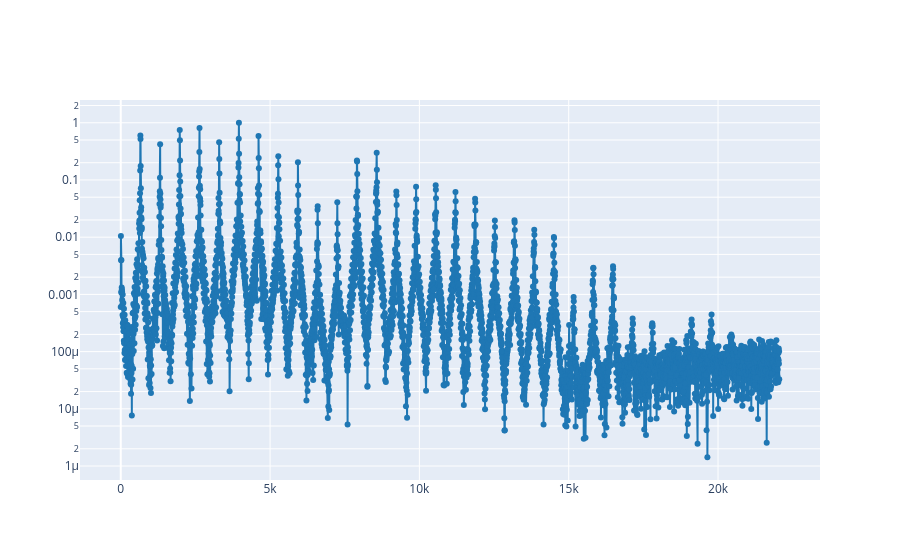

The cell this chart's notebook holds for it:
### Markdown cell above
1.2. Select a time where almost all harmonics are present and plot the spectrum at that time.

### Code cell
#Un temps on quasi tots els harmònics són presents és a t=0.15 segons
t_all_harmonics = 0.15
plot_spectrum_at(ff, tt, Sxx, t_all_harmonics)

### Figure 1 — Plotly figure (JSON) as saved in the notebook; plotly's stock layout.template omitted (floating-point values rounded to 4 significant figures; data arrays with more than 128 entries replaced by an {"elided": "..."} marker saying what was removed)
{"data": [{"line": {"color": "#1f77b4", "shape": "linear"}, "mode": "lines+markers", "type": "scatter", "x": {"elided": "4097 float values"}, "y": {"elided": "4097 float values"}}], "layout": {"yaxis": {"type": "log"}}}
